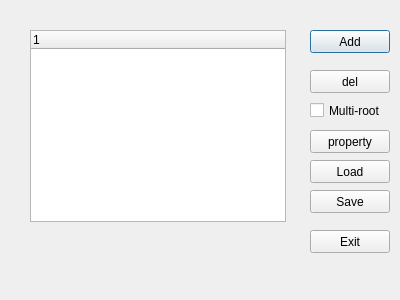
<?xml version="1.0" encoding="UTF-8"?>
<ui version="4.0">
 <class>Dialog</class>
 <widget class="QDialog" name="Dialog">
  <property name="geometry">
   <rect>
    <x>0</x>
    <y>0</y>
    <width>400</width>
    <height>300</height>
   </rect>
  </property>
  <property name="windowTitle">
   <string>Dialog</string>
  </property>
  <widget class="QTreeWidget" name="treeWidget">
   <property name="geometry">
    <rect>
     <x>30</x>
     <y>30</y>
     <width>256</width>
     <height>192</height>
    </rect>
   </property>
   <column>
    <property name="text">
     <string notr="true">1</string>
    </property>
   </column>
  </widget>
  <widget class="QPushButton" name="addBtn">
   <property name="geometry">
    <rect>
     <x>310</x>
     <y>30</y>
     <width>80</width>
     <height>23</height>
    </rect>
   </property>
   <property name="text">
    <string>Add</string>
   </property>
  </widget>
  <widget class="QPushButton" name="delBtn">
   <property name="geometry">
    <rect>
     <x>310</x>
     <y>70</y>
     <width>80</width>
     <height>23</height>
    </rect>
   </property>
   <property name="text">
    <string>del</string>
   </property>
  </widget>
  <widget class="QPushButton" name="propBtn">
   <property name="geometry">
    <rect>
     <x>310</x>
     <y>130</y>
     <width>80</width>
     <height>23</height>
    </rect>
   </property>
   <property name="text">
    <string>property</string>
   </property>
  </widget>
  <widget class="QPushButton" name="saveBtn">
   <property name="geometry">
    <rect>
     <x>310</x>
     <y>190</y>
     <width>80</width>
     <height>23</height>
    </rect>
   </property>
   <property name="text">
    <string>Save</string>
   </property>
  </widget>
  <widget class="QPushButton" name="exitBtn">
   <property name="geometry">
    <rect>
     <x>310</x>
     <y>230</y>
     <width>80</width>
     <height>23</height>
    </rect>
   </property>
   <property name="text">
    <string>Exit</string>
   </property>
  </widget>
  <widget class="QCheckBox" name="checkBox">
   <property name="geometry">
    <rect>
     <x>310</x>
     <y>100</y>
     <width>85</width>
     <height>21</height>
    </rect>
   </property>
   <property name="text">
    <string>Multi-root</string>
   </property>
  </widget>
  <widget class="QPushButton" name="loadBtn">
   <property name="geometry">
    <rect>
     <x>310</x>
     <y>160</y>
     <width>80</width>
     <height>23</height>
    </rect>
   </property>
   <property name="text">
    <string>Load</string>
   </property>
  </widget>
 </widget>
 <resources/>
 <connections>
  <connection>
   <sender>exitBtn</sender>
   <signal>clicked()</signal>
   <receiver>Dialog</receiver>
   <slot>close()</slot>
   <hints>
    <hint type="sourcelabel">
     <x>349</x>
     <y>241</y>
    </hint>
    <hint type="destinationlabel">
     <x>199</x>
     <y>149</y>
    </hint>
   </hints>
  </connection>
 </connections>
</ui>
